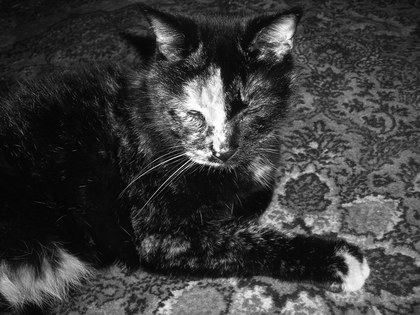
%> input picture package5/bwEmily.tiff, 420 x 315 px, shrunk from 864 x 648 before the run
$ octave p5.m   (GNU Octave 9; MATLAB toolbox functions it lacks are replaced by stand-ins)
%> lines starting %> are read from the running program, lines starting %| are printed output that depends on the picture
A=imread('bwEmily.tiff');
%> A is the input picture: size 315x420 uint8; min 0, max 255, mean 59.2
A=single(A);
%> A: size 315x420 single
co=[0:255]/256;colormap([co;co;co]');
image(A);

s=ones(3,3);
s=s/length(s(:));
sA=conv2(s,A);
figure(2);
colormap([co;co;co]');
image(sA);

l=ones(15,15);
l=l/length(l(:));
lA=conv2(l,A);
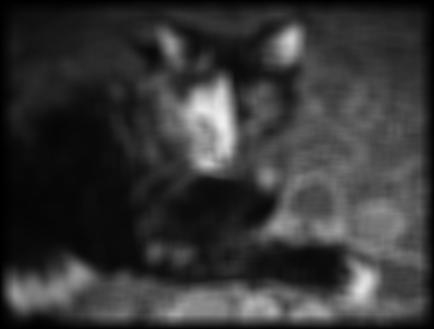
%> lA: size 329x434 single; min 0.08, max 239.7, mean 54.9
figure(3);
colormap([co;co;co]');
image(lA);

meanx=0;meany=0;ssq=0;
pr=1/(15^2);
for i=1:15
    for j=1:15
       ssq=ssq+(i^2+j^2)*pr;meany=meany+(j*pr);meanx=meanx+(i*pr);
    end
end
varLarge=ssq-meanx^2-meany^2;

%%gaussian mask
gauss = zeros(45,45);
for i = 1:1:45
  for j = 1:1:45
    gauss(i,j) = exp(-((i-23)^2 + (j-23)^2)/37);
  end
end
gauss = gauss/sum(gauss(:));
meanx=0;meany=0;ssq=0;
for i=1:45
  for j=1:45
ssq=ssq+(i^2+j^2)*gauss(i,j);
meany=meany+(j*gauss(i,j));meanx=meanx+(i*gauss(i,j));
5
  end
end
varGauss=ssq-meanx^2-meany^2
figure(4);
surf(gauss);
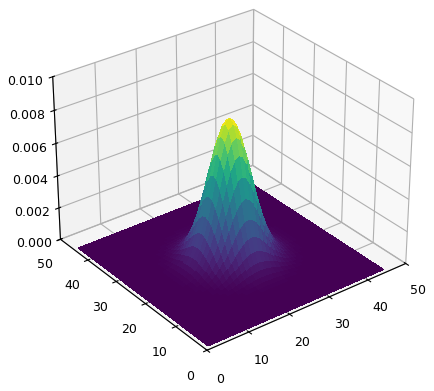
%> figure redrawn from the program's plot data
gaussSmoothedA = conv2(gauss, A);
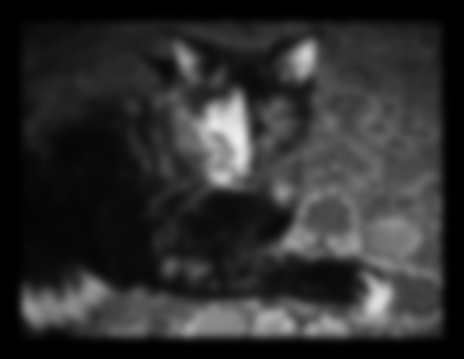
%> gaussSmoothedA: size 359x464 single; min 6.73e-13, max 236.2, mean 47
figure(5);
colormap([co;co;co]');
image(gaussSmoothedA);

noisyA=A.*(1.2*rand(size(A)));
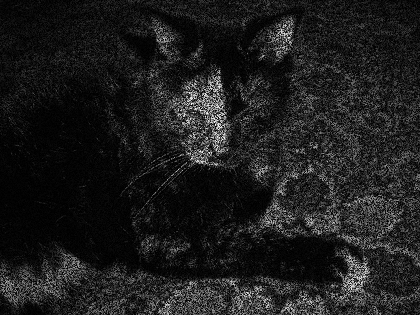
%> noisyA: size 315x420 single; min 0, max 303.2, mean 35.5; drawn with min black and max white
figure(6);
colormap([co;co;co]');
image(noisyA);
denoiseA = conv2(s, noisyA);
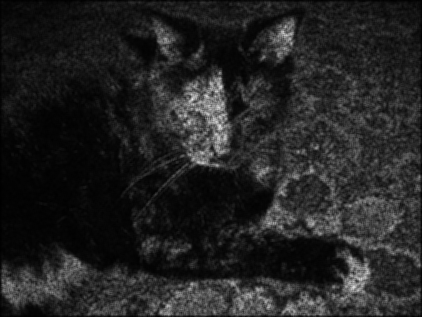
%> denoiseA: size 317x422 single; min 0.318, max 230.2, mean 35.1
denoiseB = conv2(l, noisyA);
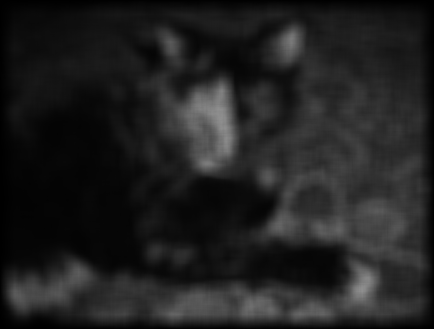
%> denoiseB: size 329x434 single; min 0.0469, max 143.9, mean 32.9
denoiseC = conv2(gauss, noisyA);
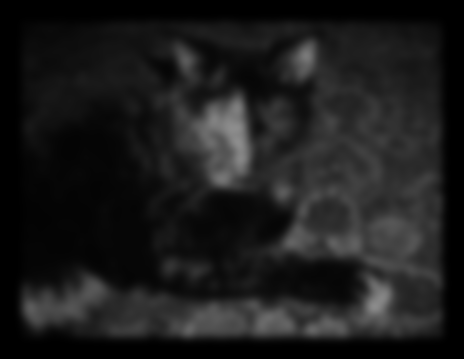
%> denoiseC: size 359x464 single; min 3.94e-13, max 141.8, mean 28.2
figure(7);
colormap([co;co;co]');
image(denoiseA);%%this is the best
figure(8);
colormap([co;co;co]');
image(denoiseB);
figure(9);
colormap([co;co;co]');
image(denoiseC);
